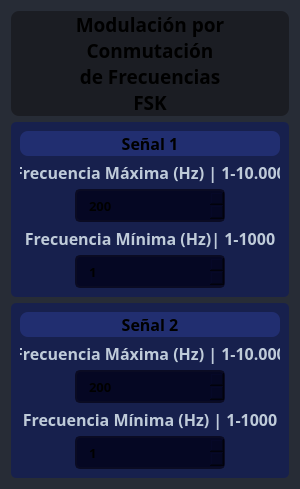
                           <widget class="QFrame" name="frame_18">
                            <property name="minimumSize">
                             <size>
                              <width>180</width>
                              <height>0</height>
                             </size>
                            </property>
                            <property name="maximumSize">
                             <size>
                              <width>300</width>
                              <height>16777215</height>
                             </size>
                            </property>
                            <property name="styleSheet">
                             <string notr="true">background-color: rgb(39, 44, 54);
border-radius: 5px;</string>
                            </property>
                            <property name="frameShape">
                             <enum>QFrame::StyledPanel</enum>
                            </property>
                            <property name="frameShadow">
                             <enum>QFrame::Raised</enum>
                            </property>
                            <layout class="QVBoxLayout" name="verticalLayout_24">
                             <item>
                              <layout class="QGridLayout" name="gridLayout_7">
                               <property name="horizontalSpacing">
                                <number>10</number>
                               </property>
                               <item row="1" column="0">
                                <widget class="QFrame" name="frame_21">
                                 <property name="sizePolicy">
                                  <sizepolicy hsizetype="Preferred" vsizetype="Fixed">
                                   <horstretch>0</horstretch>
                                   <verstretch>0</verstretch>
                                  </sizepolicy>
                                 </property>
                                 <property name="maximumSize">
                                  <size>
                                   <width>16777215</width>
                                   <height>175</height>
                                  </size>
                                 </property>
                                 <property name="styleSheet">
                                  <string notr="true">background-color: rgb(23, 32, 77);
border-radius: 5px;</string>
                                 </property>
                                 <property name="frameShape">
                                  <enum>QFrame::StyledPanel</enum>
                                 </property>
                                 <property name="frameShadow">
                                  <enum>QFrame::Raised</enum>
                                 </property>
                                 <layout class="QVBoxLayout" name="verticalLayout_26">
                                  <item>
                                   <widget class="QLabel" name="label_top_info_22">
                                    <property name="minimumSize">
                                     <size>
                                      <width>0</width>
                                      <height>25</height>
                                     </size>
                                    </property>
                                    <property name="maximumSize">
                                     <size>
                                      <width>16777215</width>
                                      <height>25</height>
                                     </size>
                                    </property>
                                    <property name="font">
                                     <font>
                                      <family>Satoshi Black</family>
                                      <pointsize>12</pointsize>
                                      <weight>75</weight>
                                      <bold>true</bold>
                                     </font>
                                    </property>
                                    <property name="styleSheet">
                                     <string notr="true">QLabel{
	background-color: rgb(33, 46, 112);
	border: 0px solid ;
	border-radius: 8px;
}</string>
                                    </property>
                                    <property name="text">
                                     <string>Señal 1</string>
                                    </property>
                                    <property name="alignment">
                                     <set>Qt::AlignCenter</set>
                                    </property>
                                   </widget>
                                  </item>
                                  <item>
                                   <widget class="QLabel" name="label_top_info_23">
                                    <property name="minimumSize">
                                     <size>
                                      <width>0</width>
                                      <height>20</height>
                                     </size>
                                    </property>
                                    <property name="maximumSize">
                                     <size>
                                      <width>16777215</width>
                                      <height>30</height>
                                     </size>
                                    </property>
                                    <property name="font">
                                     <font>
                                      <family>Satoshi</family>
                                      <pointsize>12</pointsize>
                                      <weight>75</weight>
                                      <bold>true</bold>
                                     </font>
                                    </property>
                                    <property name="styleSheet">
                                     <string notr="true">color: rgb(191, 203, 217)</string>
                                    </property>
                                    <property name="text">
                                     <string>Frecuencia Máxima (Hz) | 1-10.000</string>
                                    </property>
                                    <property name="alignment">
                                     <set>Qt::AlignCenter</set>
                                    </property>
                                   </widget>
                                  </item>
                                  <item alignment="Qt::AlignHCenter">
                                   <widget class="QSpinBox" name="maxCarrierFSK1">
                                    <property name="sizePolicy">
                                     <sizepolicy hsizetype="Fixed" vsizetype="Fixed">
                                      <horstretch>0</horstretch>
                                      <verstretch>0</verstretch>
                                     </sizepolicy>
                                    </property>
                                    <property name="minimumSize">
                                     <size>
                                      <width>150</width>
                                      <height>30</height>
                                     </size>
                                    </property>
                                    <property name="font">
                                     <font>
                                      <family>Satoshi</family>
                                      <pointsize>10</pointsize>
                                      <weight>75</weight>
                                      <bold>true</bold>
                                     </font>
                                    </property>
                                    <property name="toolTip">
                                     <string/>
                                    </property>
                                    <property name="styleSheet">
                                     <string notr="true">QSpinBox{
	background-color: rgb(5, 7, 35);
	border-radius: 5px;
	border: 2px solid rgb(10, 11, 35);
	padding: 5px;
	padding-left: 10px;
}
QSpinBox:hover{
	border: 2px solid rgb(0, 0, 127)
}
QSpinBox QAbstractItemView {
	color: rgb(85, 170, 255);	
	background-color: rgb(27, 29, 35);
	padding: 10px;
	selection-background-color: rgb(27, 29, 35);
}
/*
rgb(27, 29, 35);
rgb(13, 9, 59)
*/

QSpinBox::up-button{
	width: 25px; 
	border-left-width: 3px;
	border-left-color: rgba(39, 44, 54, 150);
	border-left-style: solid;
	border-top-right-radius: 3px;
	border-bottom-right-radius: 3px;	
	background-image: url(:/16x16/icons/16x16/cil-arrow-top.png);
	background-position: center;
	background-repeat: no-reperat;
}

QSpinBox::up-button:hover{
	background-color: rgb(80, 80, 80)
}

QSpinBox::down-button:hover{
	background-color: rgb(80, 80, 80)
}

QSpinBox::down-button{
	width: 25px; 
	border-left-width: 3px;
	border-left-color: rgba(39, 44, 54, 150);
	border-left-style: solid;
	border-top-right-radius: 3px;
	border-bottom-right-radius: 3px;	
	background-image: url(:/16x16/icons/16x16/cil-arrow-bottom.png);
	background-position: center;
	background-repeat: no-reperat;
}</string>
                                    </property>
                                    <property name="minimum">
                                     <number>1</number>
                                    </property>
                                    <property name="maximum">
                                     <number>10000</number>
                                    </property>
                                    <property name="value">
                                     <number>200</number>
                                    </property>
                                   </widget>
                                  </item>
                                  <item>
                                   <widget class="QLabel" name="label_top_info_21">
                                    <property name="minimumSize">
                                     <size>
                                      <width>0</width>
                                      <height>20</height>
                                     </size>
                                    </property>
                                    <property name="maximumSize">
                                     <size>
                                      <width>16777215</width>
                                      <height>30</height>
                                     </size>
                                    </property>
                                    <property name="font">
                                     <font>
                                      <family>Satoshi</family>
                                      <pointsize>12</pointsize>
                                      <weight>75</weight>
                                      <bold>true</bold>
                                     </font>
                                    </property>
                                    <property name="styleSheet">
                                     <string notr="true">color: rgb(191, 203, 217)</string>
                                    </property>
                                    <property name="text">
                                     <string>Frecuencia Mínima (Hz)| 1-1000</string>
                                    </property>
                                    <property name="alignment">
                                     <set>Qt::AlignCenter</set>
                                    </property>
                                   </widget>
                                  </item>
                                  <item alignment="Qt::AlignHCenter">
                                   <widget class="QSpinBox" name="minCarrierFSK1">
                                    <property name="sizePolicy">
                                     <sizepolicy hsizetype="Fixed" vsizetype="Fixed">
                                      <horstretch>0</horstretch>
                                      <verstretch>0</verstretch>
                                     </sizepolicy>
                                    </property>
                                    <property name="minimumSize">
                                     <size>
                                      <width>150</width>
                                      <height>30</height>
                                     </size>
                                    </property>
                                    <property name="font">
                                     <font>
                                      <family>Satoshi</family>
                                      <pointsize>10</pointsize>
                                      <weight>75</weight>
                                      <bold>true</bold>
                                     </font>
                                    </property>
                                    <property name="toolTip">
                                     <string/>
                                    </property>
                                    <property name="styleSheet">
                                     <string notr="true">QSpinBox{
	background-color: rgb(5, 7, 35);
	border-radius: 5px;
	border: 2px solid rgb(10, 11, 35);
	padding: 5px;
	padding-left: 10px;
}
QSpinBox:hover{
	border: 2px solid rgb(0, 0, 127)
}
QSpinBox QAbstractItemView {
	color: rgb(85, 170, 255);	
	background-color: rgb(27, 29, 35);
	padding: 10px;
	selection-background-color: rgb(27, 29, 35);
}
/*
rgb(27, 29, 35);
rgb(13, 9, 59)
*/

QSpinBox::up-button{
	width: 25px; 
	border-left-width: 3px;
	border-left-color: rgba(39, 44, 54, 150);
	border-left-style: solid;
	border-top-right-radius: 3px;
	border-bottom-right-radius: 3px;	
	background-image: url(:/16x16/icons/16x16/cil-arrow-top.png);
	background-position: center;
	background-repeat: no-reperat;
}

QSpinBox::up-button:hover{
	background-color: rgb(80, 80, 80)
}

QSpinBox::down-button:hover{
	background-color: rgb(80, 80, 80)
}

QSpinBox::down-button{
	width: 25px; 
	border-left-width: 3px;
	border-left-color: rgba(39, 44, 54, 150);
	border-left-style: solid;
	border-top-right-radius: 3px;
	border-bottom-right-radius: 3px;	
	background-image: url(:/16x16/icons/16x16/cil-arrow-bottom.png);
	background-position: center;
	background-repeat: no-reperat;
}</string>
                                    </property>
                                    <property name="minimum">
                                     <number>1</number>
                                    </property>
                                    <property name="maximum">
                                     <number>1000</number>
                                    </property>
                                   </widget>
                                  </item>
                                 </layout>
                                </widget>
                               </item>
                               <item row="0" column="0">
                                <widget class="QLabel" name="label_title_bar_top_6">
                                 <property name="sizePolicy">
                                  <sizepolicy hsizetype="Preferred" vsizetype="Preferred">
                                   <horstretch>0</horstretch>
                                   <verstretch>0</verstretch>
                                  </sizepolicy>
                                 </property>
                                 <property name="minimumSize">
                                  <size>
                                   <width>0</width>
                                   <height>50</height>
                                  </size>
                                 </property>
                                 <property name="maximumSize">
                                  <size>
                                   <width>16777215</width>
                                   <height>125</height>
                                  </size>
                                 </property>
                                 <property name="font">
                                  <font>
                                   <family>Satoshi Black</family>
                                   <pointsize>14</pointsize>
                                   <weight>75</weight>
                                   <italic>false</italic>
                                   <bold>true</bold>
                                   <underline>false</underline>
                                   <strikeout>false</strikeout>
                                   <kerning>true</kerning>
                                  </font>
                                 </property>
                                 <property name="cursor">
                                  <cursorShape>ArrowCursor</cursorShape>
                                 </property>
                                 <property name="styleSheet">
                                  <string notr="true">QLabel{
background-color: rgb(27, 29, 35);
border: 0px solid ;
border-radius: 8px;
}</string>
                                 </property>
                                 <property name="text">
                                  <string>Modulación por
Conmutación
de Frecuencias
FSK</string>
                                 </property>
                                 <property name="scaledContents">
                                  <bool>true</bool>
                                 </property>
                                 <property name="alignment">
                                  <set>Qt::AlignCenter</set>
                                 </property>
                                 <property name="wordWrap">
                                  <bool>false</bool>
                                 </property>
                                </widget>
                               </item>
                               <item row="2" column="0">
                                <widget class="QFrame" name="frame_23">
                                 <property name="sizePolicy">
                                  <sizepolicy hsizetype="Preferred" vsizetype="Fixed">
                                   <horstretch>0</horstretch>
                                   <verstretch>0</verstretch>
                                  </sizepolicy>
                                 </property>
                                 <property name="maximumSize">
                                  <size>
                                   <width>16777215</width>
                                   <height>175</height>
                                  </size>
                                 </property>
                                 <property name="styleSheet">
                                  <string notr="true">background-color: rgb(23, 32, 77);
border-radius: 5px;</string>
                                 </property>
                                 <property name="frameShape">
                                  <enum>QFrame::StyledPanel</enum>
                                 </property>
                                 <property name="frameShadow">
                                  <enum>QFrame::Raised</enum>
                                 </property>
                                 <layout class="QVBoxLayout" name="verticalLayout_27">
                                  <item>
                                   <widget class="QLabel" name="label_top_info_24">
                                    <property name="minimumSize">
                                     <size>
                                      <width>0</width>
                                      <height>25</height>
                                     </size>
                                    </property>
                                    <property name="maximumSize">
                                     <size>
                                      <width>16777215</width>
                                      <height>25</height>
                                     </size>
                                    </property>
                                    <property name="font">
                                     <font>
                                      <family>Satoshi Black</family>
                                      <pointsize>12</pointsize>
                                      <weight>75</weight>
                                      <bold>true</bold>
                                     </font>
                                    </property>
                                    <property name="styleSheet">
                                     <string notr="true">QLabel{
	background-color: rgb(33, 46, 112);
	border: 0px solid ;
	border-radius: 8px;
}</string>
                                    </property>
                                    <property name="text">
                                     <string>Señal 2</string>
                                    </property>
                                    <property name="alignment">
                                     <set>Qt::AlignCenter</set>
                                    </property>
                                   </widget>
                                  </item>
                                  <item>
                                   <widget class="QLabel" name="label_top_info_25">
                                    <property name="minimumSize">
                                     <size>
                                      <width>0</width>
                                      <height>20</height>
                                     </size>
                                    </property>
                                    <property name="maximumSize">
                                     <size>
                                      <width>16777215</width>
                                      <height>30</height>
                                     </size>
                                    </property>
                                    <property name="font">
                                     <font>
                                      <family>Satoshi</family>
                                      <pointsize>12</pointsize>
                                      <weight>75</weight>
                                      <bold>true</bold>
                                     </font>
                                    </property>
                                    <property name="styleSheet">
                                     <string notr="true">color: rgb(191, 203, 217)</string>
                                    </property>
                                    <property name="text">
                                     <string>Frecuencia Máxima (Hz) | 1-10.000</string>
                                    </property>
                                    <property name="alignment">
                                     <set>Qt::AlignCenter</set>
                                    </property>
                                   </widget>
                                  </item>
                                  <item alignment="Qt::AlignHCenter">
                                   <widget class="QSpinBox" name="maxCarrierFSK2">
                                    <property name="sizePolicy">
                                     <sizepolicy hsizetype="Fixed" vsizetype="Fixed">
                                      <horstretch>0</horstretch>
                                      <verstretch>0</verstretch>
                                     </sizepolicy>
                                    </property>
                                    <property name="minimumSize">
                                     <size>
                                      <width>150</width>
                                      <height>30</height>
                                     </size>
                                    </property>
                                    <property name="font">
                                     <font>
                                      <family>Satoshi</family>
                                      <pointsize>10</pointsize>
                                      <weight>75</weight>
                                      <bold>true</bold>
                                     </font>
                                    </property>
                                    <property name="toolTip">
                                     <string/>
                                    </property>
                                    <property name="styleSheet">
                                     <string notr="true">QSpinBox{
	background-color: rgb(5, 7, 35);
	border-radius: 5px;
	border: 2px solid rgb(10, 11, 35);
	padding: 5px;
	padding-left: 10px;
}
QSpinBox:hover{
	border: 2px solid rgb(0, 0, 127)
}
QSpinBox QAbstractItemView {
	color: rgb(85, 170, 255);	
	background-color: rgb(27, 29, 35);
	padding: 10px;
	selection-background-color: rgb(27, 29, 35);
}
/*
rgb(27, 29, 35);
rgb(13, 9, 59)
*/

QSpinBox::up-button{
	width: 25px; 
	border-left-width: 3px;
	border-left-color: rgba(39, 44, 54, 150);
	border-left-style: solid;
	border-top-right-radius: 3px;
	border-bottom-right-radius: 3px;	
	background-image: url(:/16x16/icons/16x16/cil-arrow-top.png);
	background-position: center;
	background-repeat: no-reperat;
}

QSpinBox::up-button:hover{
	background-color: rgb(80, 80, 80)
}

QSpinBox::down-button:hover{
	background-color: rgb(80, 80, 80)
}

QSpinBox::down-button{
	width: 25px; 
	border-left-width: 3px;
	border-left-color: rgba(39, 44, 54, 150);
	border-left-style: solid;
	border-top-right-radius: 3px;
	border-bottom-right-radius: 3px;	
	background-image: url(:/16x16/icons/16x16/cil-arrow-bottom.png);
	background-position: center;
	background-repeat: no-reperat;
}</string>
                                    </property>
                                    <property name="minimum">
                                     <number>1</number>
                                    </property>
                                    <property name="maximum">
                                     <number>10000</number>
                                    </property>
                                    <property name="value">
                                     <number>200</number>
                                    </property>
                                   </widget>
                                  </item>
                                  <item>
                                   <widget class="QLabel" name="label_top_info_28">
                                    <property name="minimumSize">
                                     <size>
                                      <width>0</width>
                                      <height>20</height>
                                     </size>
                                    </property>
                                    <property name="maximumSize">
                                     <size>
                                      <width>16777215</width>
                                      <height>30</height>
                                     </size>
                                    </property>
                                    <property name="font">
                                     <font>
                                      <family>Satoshi</family>
                                      <pointsize>12</pointsize>
                                      <weight>75</weight>
                                      <bold>true</bold>
                                     </font>
                                    </property>
                                    <property name="styleSheet">
                                     <string notr="true">color: rgb(191, 203, 217)</string>
                                    </property>
                                    <property name="text">
                                     <string>Frecuencia Mínima (Hz) | 1-1000</string>
                                    </property>
                                    <property name="alignment">
                                     <set>Qt::AlignCenter</set>
                                    </property>
                                   </widget>
                                  </item>
                                  <item alignment="Qt::AlignHCenter">
                                   <widget class="QSpinBox" name="minCarrierFSK2">
                                    <property name="sizePolicy">
                                     <sizepolicy hsizetype="Fixed" vsizetype="Fixed">
                                      <horstretch>0</horstretch>
                                      <verstretch>0</verstretch>
                                     </sizepolicy>
                                    </property>
                                    <property name="minimumSize">
                                     <size>
                                      <width>150</width>
                                      <height>30</height>
                                     </size>
                                    </property>
                                    <property name="font">
                                     <font>
                                      <family>Satoshi</family>
                                      <pointsize>10</pointsize>
                                      <weight>75</weight>
                                      <bold>true</bold>
                                     </font>
                                    </property>
                                    <property name="toolTip">
                                     <string/>
                                    </property>
                                    <property name="styleSheet">
                                     <string notr="true">QSpinBox{
	background-color: rgb(5, 7, 35);
	border-radius: 5px;
	border: 2px solid rgb(10, 11, 35);
	padding: 5px;
	padding-left: 10px;
}
QSpinBox:hover{
	border: 2px solid rgb(0, 0, 127)
}
QSpinBox QAbstractItemView {
	color: rgb(85, 170, 255);	
	background-color: rgb(27, 29, 35);
	padding: 10px;
	selection-background-color: rgb(27, 29, 35);
}
/*
rgb(27, 29, 35);
rgb(13, 9, 59)
*/

QSpinBox::up-button{
	width: 25px; 
	border-left-width: 3px;
	border-left-color: rgba(39, 44, 54, 150);
	border-left-style: solid;
	border-top-right-radius: 3px;
	border-bottom-right-radius: 3px;	
	background-image: url(:/16x16/icons/16x16/cil-arrow-top.png);
	background-position: center;
	background-repeat: no-reperat;
}

QSpinBox::up-button:hover{
	background-color: rgb(80, 80, 80)
}

QSpinBox::down-button:hover{
	background-color: rgb(80, 80, 80)
}

QSpinBox::down-button{
	width: 25px; 
	border-left-width: 3px;
	border-left-color: rgba(39, 44, 54, 150);
	border-left-style: solid;
	border-top-right-radius: 3px;
	border-bottom-right-radius: 3px;	
	background-image: url(:/16x16/icons/16x16/cil-arrow-bottom.png);
	background-position: center;
	background-repeat: no-reperat;
}</string>
                                    </property>
                                    <property name="minimum">
                                     <number>1</number>
                                    </property>
                                    <property name="maximum">
                                     <number>1000</number>
                                    </property>
                                   </widget>
                                  </item>
                                 </layout>
                                </widget>
                               </item>
                              </layout>
                             </item>
                            </layout>
                           </widget>
